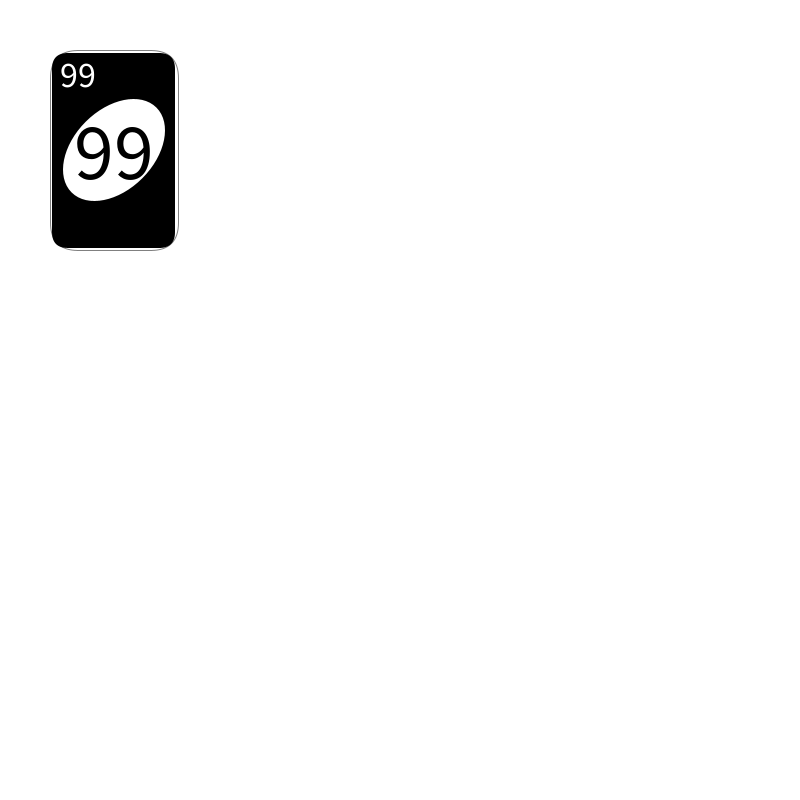
Frame 1 (no input)
Frame 60 (the mouse pressed at the canvas centre just before this capture): identical to frame 1, image omitted
Frame 120 (the mouse held since frame 60 and released just before this capture): identical to frame 1, image omitted

The Processing sketch that drew this single still picture (run headless with seeded random() and noise(); from frame 60 on, the mouse is pressed at the canvas centre):

// Processing sketch: week04_8
// ── week04_8.pde
void setup(){
  size(800,800);
  myShuffle();
}
void myShuffle(){
  for(int i=0;i<8;i++){
   for(int j=0;j<11;j++){
    cardN[i*11+j] = j;
    cardC[i*11+j] = C[i%4];
   }
  }
  for(int i=0;i<100;i++){
  int a = int(random(88)) , b = int(random(88));
  int temp = cardN[a];
  cardN[a] = cardN[b];
  cardN[b] = temp;
  temp = cardC[a]; 
  cardC[a] = cardC[b];
  cardC[b] = temp;
  }
  }
//int [][] card = new int[8][11];
int [] cardN  = new int[88];//card number
int [] cardC = new int[88];//card color
color [] C = {#FF5555,#FFAA00,#55AA55,#5555FF};
void draw(){
  background(255);
  if(mousePressed && mouseButton==RIGHT){//cheat key,peek all
  for(int i=0;i<8;i++){
    for(int j=0;j<11;j++){
      drawCard(j*32,i*50,cardC[i*11+j],cardN[i*11+j],32);
   }
  }
  }else drawCard(50,50,#000000,99,128);//deck 
  for(int i=0;i<myCard;i++){
    if(i%4==0) drawCard(450+40*i/4,50,cardC[i],cardN[i],128);
    if(i%4==1) drawCard(630+40*i/4,350,cardC[i],cardN[i],128);
    if(i%4==2) drawCard(430+40*i/4,650,cardC[i],cardN[i],128);
    if(i%4==3) drawCard(230+40*i/4,350,cardC[i],cardN[i],128);
 }
}
 int myCard = 0;
 void mousePressed(){
  if(mouseButton==LEFT) myCard++; 
 }
 void drawCard(int x,int y,color C,int n,int w){
   float s = w/32.0;//scale size
   stroke(128);//gray stroke
   fill(255);//white
   rect(x,y,32*s,50*s,7*s);
   noStroke();
   fill(C);
   rect(x+2,y+3,32*s-5,50*s-5,4*s);
   
   pushMatrix();
   fill(255);
   translate(x+16*s,y+25*s);
   rotate(radians(45));
   ellipse(0,0,20*s,30*s);
   popMatrix();
   
   textAlign(CENTER,CENTER);
   textSize(9*s);
   text(""+n,x+7*s,y+6*s);
   
   textSize(20*s);
   fill(C);
   text(""+n,x+16*s,y+25*s);
 }
